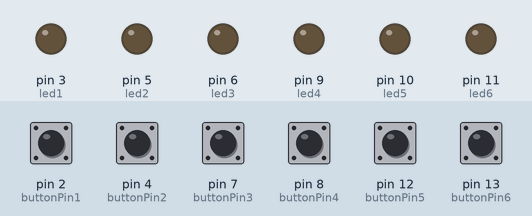
A sketch run on a simulated Arduino Uno, built with avr-gcc and run on an emulated ATmega328P. Shown: output pins drawn as LEDs (lit = HIGH). Inputs (shaded band) come from the test bench; at power-on: pin 2 (buttonPin1), pin 4 (buttonPin2), pin 7 (buttonPin3), pin 8 (buttonPin4), pin 12 (buttonPin5), pin 13 (buttonPin6) LOW. What the sketch prints to the serial monitor is not drawn.

Above: at 1.2 s.
1.3 s: pin 2 (buttonPin1) pulled HIGH for 0.15 s
At 1.78 s:
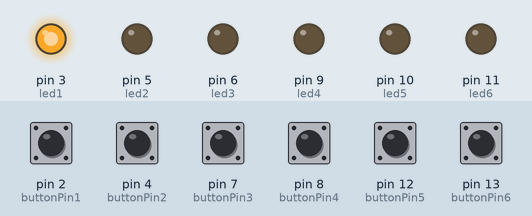
4.3 s: pin 4 (buttonPin2) pulled HIGH for 0.15 s
At 4.8 s:
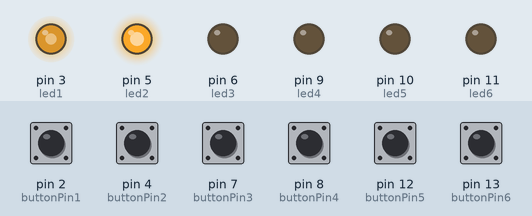
7.3 s: pin 13 (buttonPin6) pulled HIGH for 1 s
At 8.42 s:
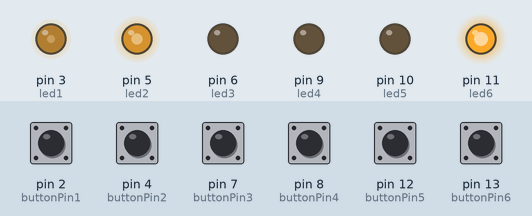
10.3 s: pin 12 (buttonPin5) pulled HIGH for 0.15 s
At 10.65 s:
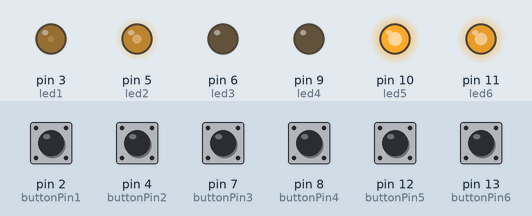
13.3 s: pin 7 (buttonPin3) pulled HIGH for 0.15 s
16.3 s: pin 8 (buttonPin4) pulled HIGH for 0.15 s
Timing chart, 0 to 23.0 s (numbered marks = the images above; inputs shaded):
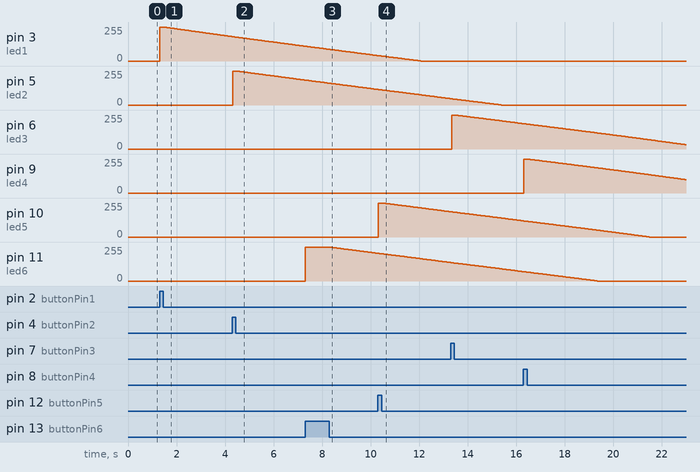

The sketch:

STTF2013_Arduino_Fishermen.ino
```cpp
/*
  Button

 Turns on 6 light emitting diodew(LED) connected to pin 3, 5, 6, 9, 10, 11, when pressing a pushbutton attached to pin 2, 4, 7, 8, 12, 13 */

// constants won't change. They're used here to
// set pin numbers:
const int buttonPin1 = 2;     // the number of the pushbutton pin
const int buttonPin2 = 4;     // the number of the pushbutton pin
const int buttonPin3 = 7;     // the number of the pushbutton pin
const int buttonPin4 = 8;     // the number of the pushbutton pin
const int buttonPin5 = 12;    // the number of the pushbutton pin
const int buttonPin6 = 13;    // the number of the pushbutton pin
const int led1 =  3;      // the number of the LED pin
const int led2 =  5;      // the number of the LED pin
const int led3 =  6;      // the number of the LED pin
const int led4 =  9;      // the number of the LED pin
const int led5 =  10;     // the number of the LED pin
const int led6 =  11;     // the number of the LED pin

// variables will change:
double brightness1 = 0;    // how bright the LED is
double brightness2 = 0;    // how bright the LED is
double brightness3 = 0;    // how bright the LED is
double brightness4 = 0;    // how bright the LED is
double brightness5 = 0;    // how bright the LED is
double brightness6 = 0;    // how bright the LED is
double fadeAmount = 1;     // how many points to fade the LED by

void setup() {
  Serial.begin(9600);
  // initialize the LED pin as an output:
  pinMode(led1, OUTPUT);
  pinMode(led2, OUTPUT);
  pinMode(led3, OUTPUT);
  pinMode(led4, OUTPUT);
  pinMode(led5, OUTPUT);
  pinMode(led6, OUTPUT);
  // initialize the pushbutton pin as an input:
  pinMode(buttonPin1, INPUT);
  pinMode(buttonPin2, INPUT);
  pinMode(buttonPin3, INPUT);
  pinMode(buttonPin4, INPUT);
  pinMode(buttonPin5, INPUT);
  pinMode(buttonPin6, INPUT);
}

void loop(){
  brightness1 = dimLed(led1, buttonPin1, brightness1);
  brightness2 = dimLed(led2, buttonPin2, brightness2);
  brightness3 = dimLed(led3, buttonPin3, brightness3);
  brightness4 = dimLed(led4, buttonPin4, brightness4);
  brightness5 = dimLed(led5, buttonPin5, brightness5);
  brightness6 = dimLed(led6, buttonPin6, brightness6);

// wait for 30 milliseconds to see the dimming effect
  delay(30);
}

 double dimLed(int ledPin, int buttonPin, double currentBrightness) {
  int buttonState = digitalRead(buttonPin);

  if (buttonState == HIGH) {
    //turn led on
    currentBrightness = 255;
    analogWrite(ledPin, int(currentBrightness));
  } else {
    // dim LED off:
    // change the brightness for next time through the loop:

      currentBrightness = max (currentBrightness - fadeAmount,0);

    analogWrite(ledPin, (int)currentBrightness);
  }

   Serial.println(currentBrightness);
  return currentBrightness;
}
```
